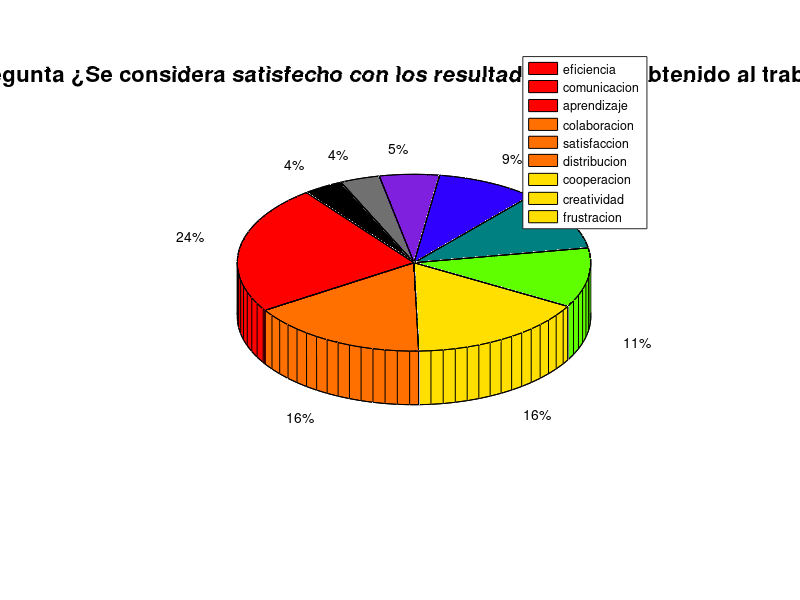

This chart was generated by the following MATLAB code:
% Datos y etiquetas
y = [13, 9, 9, 6, 6, 5, 3, 2, 2];
labels = {'eficiencia', 'comunicacion', 'aprendizaje', 'colaboracion', 'satisfaccion', 'distribucion', 'cooperacion', 'creatividad', 'frustracion'};

% Colores personalizados y porcentajes
colors = [
    1 0 0;  % Rojo
    1 0.5 0;  % Naranja
    1 1 0;  % Amarillo
    0 1 0;  % Verde
    0 0 1;  % Azul
    0.5 0 1;  % Morado
    0.5 0.5 0.5;  % Gris
    0 0 0;  % Negro
];

% Degradar los colores
numSegments = numel(y);
colors = interp1(1:size(colors, 1), colors, linspace(1, size(colors, 1), numSegments));

% Crear el gráfico de pastel con colores personalizados
pie3(y);

% Asignar colores personalizados a cada segmento
colormap(colors);

% Agregar la leyenda
legend(labels);

% Agregar el título
title('(6) Justifiación a la pregunta ¿Se considera satisfecho con los resultados que ha obtenido al trabajar colaborativamente?', 'FontSize', 16);
